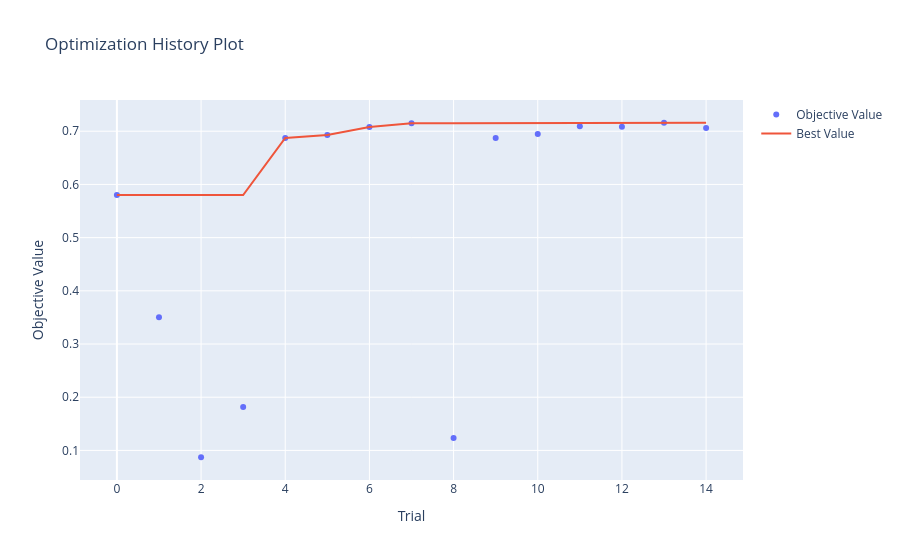
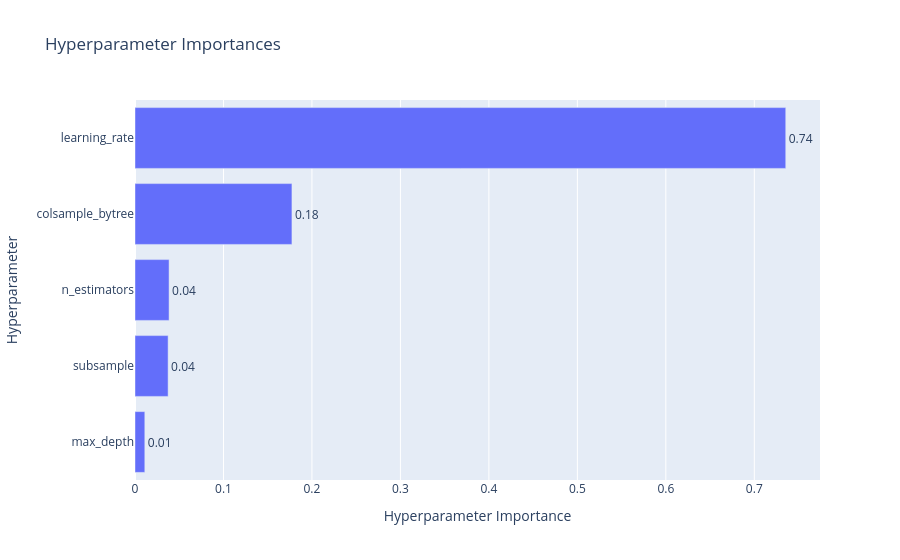

Notebook code cell kept with these figures, in order:
### Markdown cell above
### 5. Optimizarea Hiperparametrilor: Manual vs. Optuna

### Code cell
model_fast = xgb.XGBClassifier(learning_rate=0.5, max_depth=3, random_state=42).fit(X_train_20, y_train_20)
model_deep = xgb.XGBClassifier(learning_rate=0.05, max_depth=10, random_state=42).fit(X_train_20, y_train_20)

print(f"F1 Macro (Invatare Rapidă - 0.5): {f1_score(y_test_20, model_fast.predict(X_test_20), average='macro'):.4f}")
print(f"F1 Macro (Arbori Adanci - 0.05): {f1_score(y_test_20, model_deep.predict(X_test_20), average='macro'):.4f}")

#optuna
def objective(trial):
    param = {
        'objective': 'multi:softprob',
        'num_class': 6,
        'eval_metric': 'mlogloss',
        'learning_rate': trial.suggest_float('learning_rate', 1e-3, 0.3, log=True),
        'max_depth': trial.suggest_int('max_depth', 3, 10),
        'subsample': trial.suggest_float('subsample', 0.5, 1.0),
        'colsample_bytree': trial.suggest_float('colsample_bytree', 0.5, 1.0),
        'n_estimators': trial.suggest_int('n_estimators', 50, 300)
    }
    
    cv = StratifiedKFold(n_splits=3, shuffle=True, random_state=42)
    temp_model = xgb.XGBClassifier(**param, random_state=42)
    scores = cross_val_score(temp_model, X_train_20, y_train_20, cv=cv, scoring='f1_macro')
    
    return scores.mean()

# Folosim TPESampler
sampler = optuna.samplers.TPESampler(seed=42)
study = optuna.create_study(direction='maximize', sampler=sampler)


study.optimize(objective, n_trials=15) 

print("\nCei mai buni parametri gasiti de Optuna:")
print(study.best_params)
print(f"Cel mai bun scor CV Macro F1: {study.best_value:.4f}")

# Graficele interactive Optuna
fig_hist = optuna.visualization.plot_optimization_history(study)
fig_param = optuna.visualization.plot_param_importances(study)

fig_hist.show()
fig_param.show()

### Figure 1 — Plotly figure (JSON) as saved in the notebook; plotly's stock layout.template omitted (floating-point values rounded to 4 significant figures)
{"data": [{"mode": "markers", "name": "Objective Value", "type": "scatter", "x": [0, 1, 2, 3, 4, 5, 6, 7, 8, 9, 10, 11, 12, 13, 14], "y": [0.5801, 0.3503, 0.08717, 0.1814, 0.6873, 0.6927, 0.708, 0.7152, 0.1234, 0.6874, 0.695, 0.7094, 0.7083, 0.7159, 0.7061]}, {"mode": "lines", "name": "Best Value", "type": "scatter", "x": [0, 1, 2, 3, 4, 5, 6, 7, 8, 9, 10, 11, 12, 13, 14], "y": [0.5801, 0.5801, 0.5801, 0.5801, 0.6873, 0.6927, 0.708, 0.7152, 0.7152, 0.7152, 0.7152, 0.7152, 0.7152, 0.7159, 0.7159]}, {"marker": {"color": "#cccccc"}, "mode": "markers", "name": "Infeasible Trial", "showlegend": false, "type": "scatter", "x": [], "y": []}], "layout": {"title": {"text": "Optimization History Plot"}, "xaxis": {"title": {"text": "Trial"}}, "yaxis": {"title": {"text": "Objective Value"}}}}

### Figure 2 — Plotly figure (JSON) as saved in the notebook; plotly's stock layout.template omitted (floating-point values rounded to 4 significant figures)
{"data": [{"cliponaxis": false, "hovertemplate": ["max_depth (IntDistribution): 0.01109607504211568<extra></extra>", "subsample (FloatDistribution): 0.037436865458358864<extra></extra>", "n_estimators (IntDistribution): 0.03852929423303007<extra></extra>", "colsample_bytree (FloatDistribution): 0.1773895130786931<extra></extra>", "learning_rate (FloatDistribution): 0.7355482521878023<extra></extra>"], "name": "Objective Value", "orientation": "h", "text": ["0.01", "0.04", "0.04", "0.18", "0.74"], "textposition": "outside", "type": "bar", "x": [0.0111, 0.03744, 0.03853, 0.1774, 0.7355], "y": ["max_depth", "subsample", "n_estimators", "colsample_bytree", "learning_rate"]}], "layout": {"title": {"text": "Hyperparameter Importances"}, "xaxis": {"title": {"text": "Hyperparameter Importance"}}, "yaxis": {"title": {"text": "Hyperparameter"}}}}
